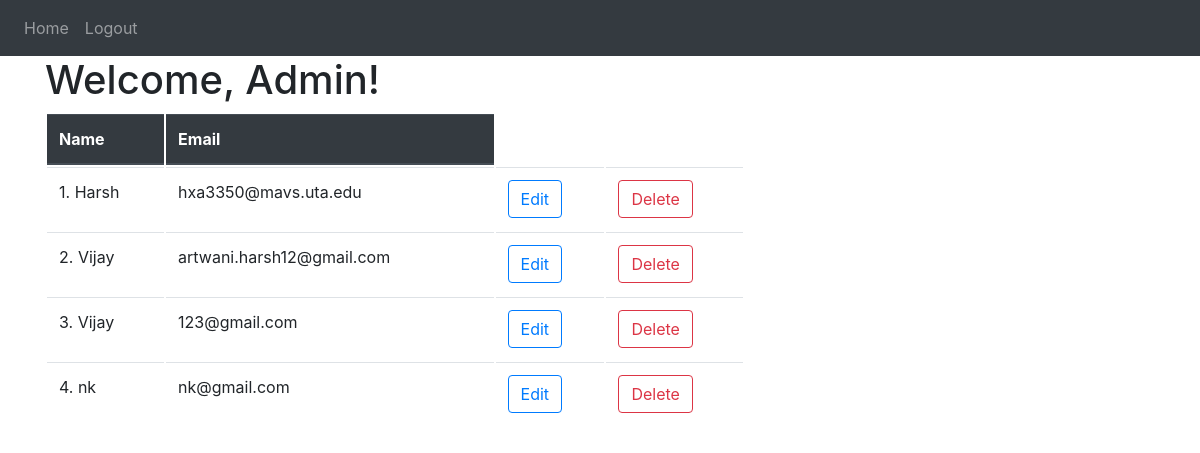
Page /users_list on the earlier database version.
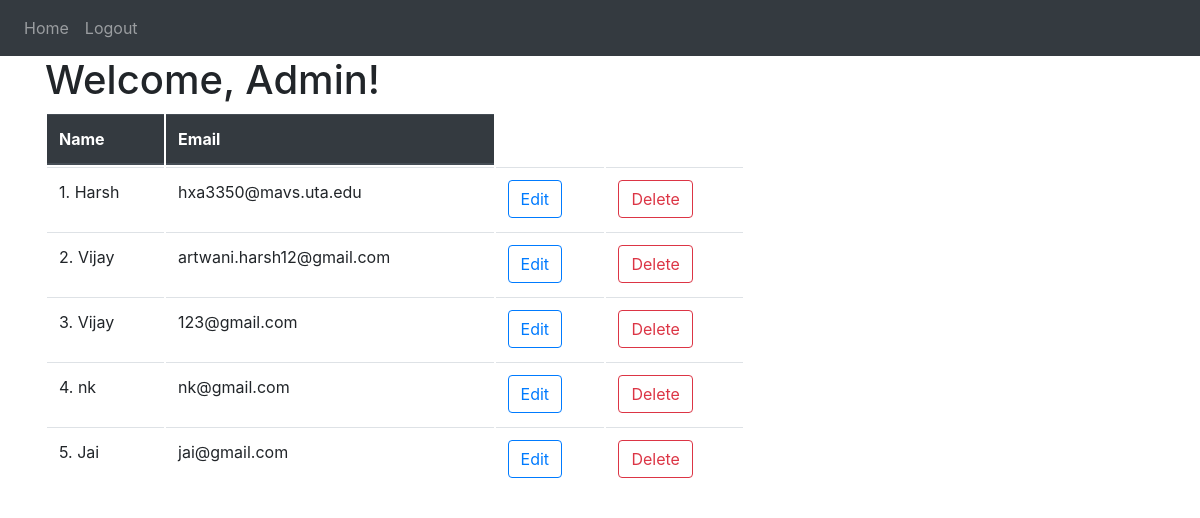
Same page on the later database version.
### website/models.py (models this page shows)
class User(db.Model, UserMixin):
    id = db.Column(db.Integer, primary_key=True)
    email = db.Column(db.String(150), unique=True)
    password = db.Column(db.String(150))
    first_name = db.Column(db.String(150))
    notes = db.relationship('Note')

### website/auth.py (the view)
@auth.route('/users_list', methods=['GET', 'POST'])
def users_details():
    users = User.query.all()
    return render_template("user_details.html", user="admin", users=users)

### website/templates/user_details.html (shortened to what this page needs)
{% extends "base.html" %}  {% block content %}
<head>
</head>
<h1>
    Welcome, Admin!
</h1>
<div>
    <table class="table table-hover" style="width: 700px;">
        <thead class="thead-dark">
            <tr>
                <th scope="col">Name</th>
                <th scope="col">Email</th>
            </tr>
        </thead>
        <tbody>
            {% for user in users %}
            <tr>
                <td>{{ user.first_name }}</td>
                <td>{{ user.email }}</td>
                <td>
                    <a href="edit_users_list?email={{ user.email }}" class="btn btn-outline-primary" role="button">
                        Edit
                    </a>
                </td>
                <td>
                    <a href="/delete?email={{ user.email }}" class="btn btn-outline-danger" role="button">
                        Delete
                    </a>
                </td>
            </tr>
            {% endfor %}
        </tbody>
    </table>
</div>
{% endblock %}

Differences in the rows shown:
added User: first_name "Jai", email "jai@gmail.com"
